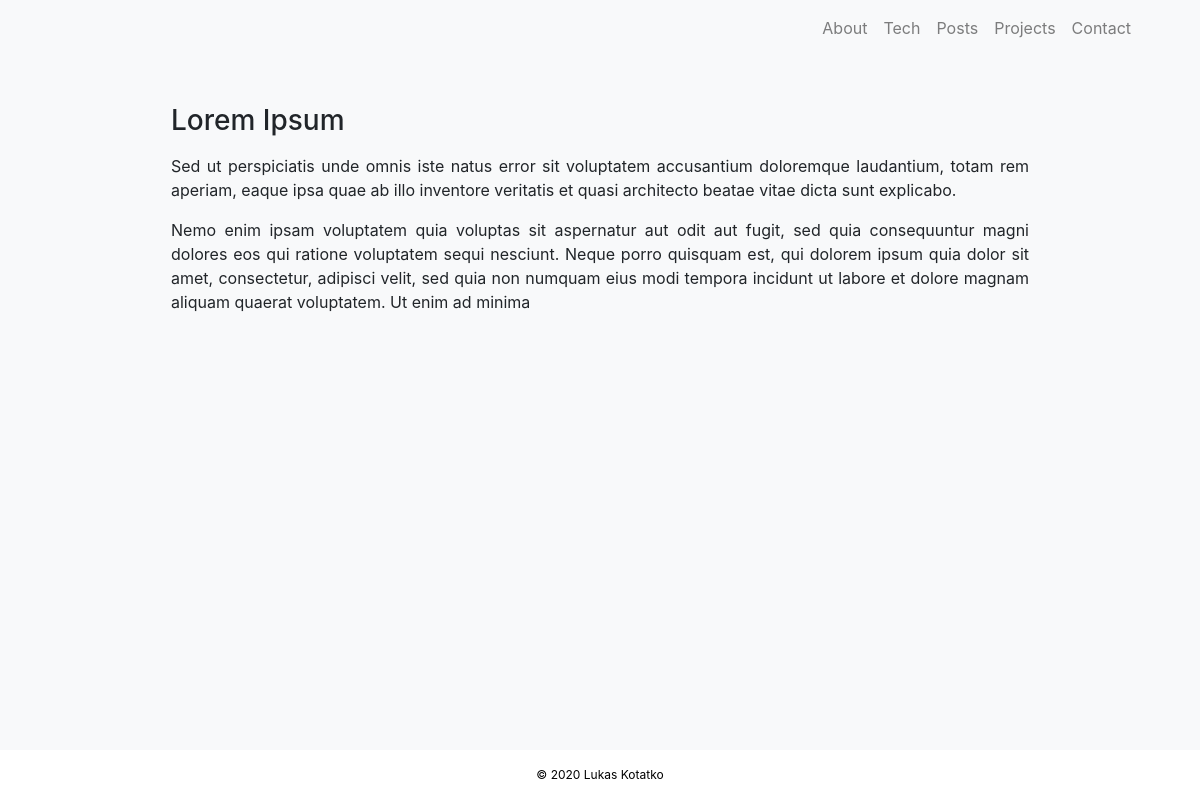
Page /post/7 on the committed database.
### application/models.py (models this page shows, shortened)
class PostModel(db.Model):
    __tablename__ = "posts"
    id = db.Column(db.Integer, primary_key=True)
    title = db.Column(db.String(128), unique=False, nullable=False)
    body = db.Column(db.Text, unique=False, nullable=False)
    tags = db.Column(db.Text, unique=False, nullable=True)
    time_posted = db.Column(db.DateTime, unique=False, nullable=False)

### application/routes.py (the view)
@app.route('/post/<int:post_id>')
def post(post_id:int):
    post = PostModel.query.get_or_404(post_id)
    return render_template("post.html", post=post)

### application/templates/post.html (shortened to what this page needs)
{% extends 'layout.html' %}
{% block content %}
    <div class="container post">
        <h3>{{ post.title }}</h3>
        <p>{{ post.body | safe }}</p>
    </div>
{% endblock %}

### application/static/css/style.css (style rules this page uses)
html, body { background-color: #F8F9FA; }
body { margin:0; padding:0; }
.post { text-align: justify; }
@media screen and (min-width: 801px) { .post { width: 80%; } }

### rows in the picture
PostModel: title "Lorem Ipsum", body "Sed ut perspiciatis unde omnis iste natus error sit voluptatem accusantium doloremque laudantium, totam rem aperiam, eaque ipsa quae ab illo inventore veritatis et quasi architecto beatae vitae dicta sunt explicabo. Nemo enim ipsam voluptatem quia voluptas sit aspernatur aut odit aut fugit, sed quia consequuntur magni dolores eos qui ratione voluptatem sequi nesciunt. Neque porro quisquam est, qui dolorem ipsum quia dolor sit amet, consectetur, adipisci velit, sed quia non numquam eius modi tempora incidunt ut labore et dolore magnam aliquam quaerat voluptatem. Ut enim ad minima"
